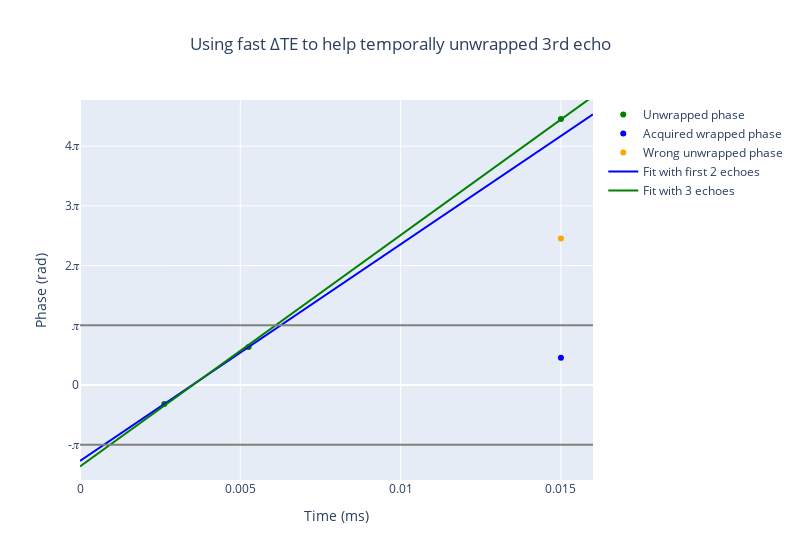

Notebook source saved alongside this figure:
### Code cell
#| label: b0Fig16jn

# Prepare Python environment

import numpy as np
import plotly.express as px
import os
import nibabel as nib
import numpy as np
from plotly.subplots import make_subplots
import plotly.graph_objects as go
import math
from sklearn.linear_model import LinearRegression
import copy
PI_UNICODE = "\U0001D70B"
DELTA_UNICODE = "\u0394"
GYRO_UNICODE = "\U0001D6FE"
GREEK_DELTA_UNICODE = "\u03B4"
phase1, phase2, phase3 = (-1, 2, 14)
phase_wrapped1 = 14-4*math.pi
phase_unwrapped1 = 14-2*math.pi
beg = 0
end = 0.016

t1 = np.array([0.00263, 0.00526])
t2 = np.array([0.00263, 0.00526, 0.015])
n_echoes1 = len(t1)
n_echoes2 = len(t2)
y1 = np.array([phase1, phase2])
y2 = np.array([phase1, phase2, phase3])

reg1 = LinearRegression().fit(t1.reshape(-1, 1), y1.reshape(-1,1))
# Slope of linear regression reshaped into the shape of original 3D phase.
fieldmap_rad1 = reg1.coef_[0]  # [rad / s]
fieldmap_intercept1 = reg1.intercept_[0]  # [rad / s]
t_predict1 = np.array([beg, end])
y_predict1 = reg1.predict(t_predict1.reshape(-1,1))[:,0]

reg2 = LinearRegression().fit(t2.reshape(-1, 1), y2.reshape(-1,1))
# Slope of linear regression reshaped into the shape of original 3D phase.
fieldmap_rad2 = reg2.coef_[0]  # [rad / s]
fieldmap_intercept2 = reg2.intercept_[0]  # [rad / s]
t_predict2 = np.array([beg, end])
y_predict2 = reg2.predict(t_predict2.reshape(-1,1))[:,0]

fig = go.Figure()
fig.add_trace(go.Scatter(x=t2, y=y2, mode='markers', marker=dict(color='green'), name='Unwrapped phase'))
fig.add_trace(go.Scatter(x=[t2[2]], y=[phase_wrapped1], mode='markers', marker=dict(color='blue'), name='Acquired wrapped phase'))
fig.add_trace(go.Scatter(x=[t2[2]], y=[phase_unwrapped1], mode='markers', marker=dict(color='orange'), name='Wrong unwrapped phase'))
fig.add_trace(go.Scatter(x=t_predict1, y=y_predict1, mode='lines', marker=dict(color='blue'), name='Fit with first 2 echoes'))
fig.add_trace(go.Scatter(x=t_predict2, y=y_predict2, mode='lines', marker=dict(color='green'), name='Fit with 3 echoes'))
fig.add_trace(go.Scatter(x=[beg, end], y=[math.pi, math.pi], mode='lines', line=dict(color='gray'), showlegend=False))
fig.add_trace(go.Scatter(x=[beg, end], y=[-math.pi, -math.pi], mode='lines', line=dict(color='gray'), showlegend=False))
fig.update_xaxes(title_text="Time (ms)", range=[beg, end])
fig.update_yaxes(title_text="Phase (rad)", tickmode = 'array', range=[-5,15],
                 tickvals = [-2*math.pi, -math.pi, 0, math.pi, 2*math.pi, 3*math.pi, 4*math.pi, 5*math.pi],
                 ticktext = [f'-2{PI_UNICODE}', f'-{PI_UNICODE}', '0', f'{PI_UNICODE}', f'2{PI_UNICODE}', f'3{PI_UNICODE}', f'4{PI_UNICODE}', f'5{PI_UNICODE}'])
fig.update_layout({"width": 800}, title_text=f"Using fast {DELTA_UNICODE}TE to help temporally unwrapped 3rd echo", title_x=0.5)

fig.show()

### Figure 1 — Plotly figure (JSON) as saved in the notebook; plotly's stock layout.template omitted (floating-point values rounded to 4 significant figures)
{"data": [{"marker": {"color": "green"}, "mode": "markers", "name": "Unwrapped phase", "type": "scatter", "x": [0.00263, 0.00526, 0.015], "y": [-1, 2, 14]}, {"marker": {"color": "blue"}, "mode": "markers", "name": "Acquired wrapped phase", "type": "scatter", "x": [0.015], "y": [1.434]}, {"marker": {"color": "orange"}, "mode": "markers", "name": "Wrong unwrapped phase", "type": "scatter", "x": [0.015], "y": [7.717]}, {"marker": {"color": "blue"}, "mode": "lines", "name": "Fit with first 2 echoes", "type": "scatter", "x": [0, 0.016], "y": [-4.0, 14.25]}, {"marker": {"color": "green"}, "mode": "lines", "name": "Fit with 3 echoes", "type": "scatter", "x": [0, 0.016], "y": [-4.292, 15.19]}, {"line": {"color": "gray"}, "mode": "lines", "showlegend": false, "type": "scatter", "x": [0, 0.016], "y": [3.142, 3.142]}, {"line": {"color": "gray"}, "mode": "lines", "showlegend": false, "type": "scatter", "x": [0, 0.016], "y": [-3.142, -3.142]}], "layout": {"title": {"text": "Using fast ΔTE to help temporally unwrapped 3rd echo", "x": 0.5}, "width": 800, "xaxis": {"range": [0, 0.016], "title": {"text": "Time (ms)"}}, "yaxis": {"range": [-5, 15], "tickmode": "array", "ticktext": ["-2𝜋", "-𝜋", "0", "𝜋", "2𝜋", "3𝜋", "4𝜋", "5𝜋"], "tickvals": [-6.283, -3.142, 0, 3.142, 6.283, 9.425, 12.57, 15.71], "title": {"text": "Phase (rad)"}}}}
